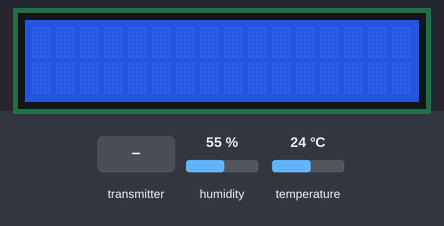
Bench run of a sketch on a simulated Arduino Uno, built with avr-gcc and run on an emulated ATmega328P. Parts: 16×2 character LCD. The inputs (shaded band) are chosen by the test bench; at power-on: temperature 24 °C, humidity 55 %. No radio packets arrive unless stated; what the sketch prints to the serial monitor is not drawn.

Above: at 1.2 s.
1.3 s: the transmitter starts sending h = 0
At 1.8 s:
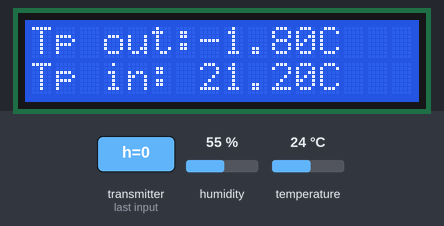
2.8 s: the transmitter starts sending t = 100
At 3.4 s:
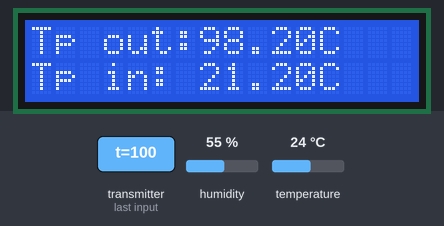
4.3 s: temperature set to 12 °C
At 5.5 s:
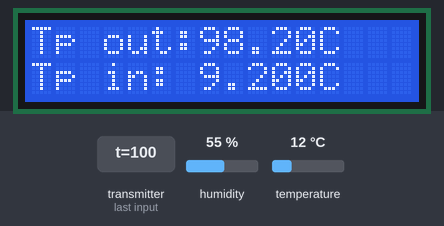
5.8 s: the transmitter starts sending t = 0
At 7.1 s:
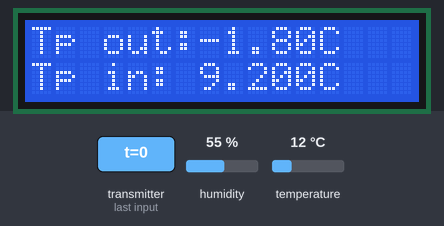
7.4 s: the transmitter starts sending t = 25
At 8.7 s:
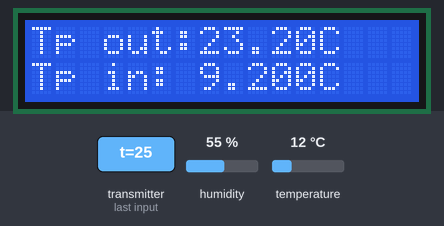
9.0 s: temperature set to 19 °C
At 10.4 s:
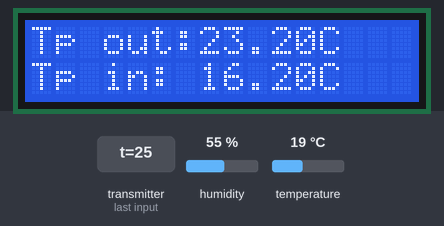
Timing chart, 0 to 11.6 s (numbered marks = the images above; inputs shaded):
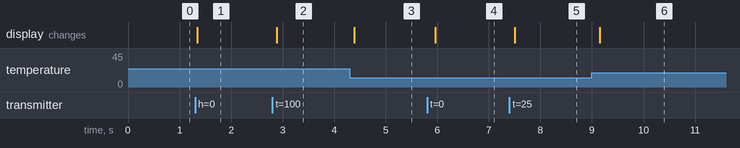

The sketch:

wireless_Rx_local.ino
```cpp
// Rx
/* receive from NRF2401
 * measure local temperature
 * display remote and local temperature
 * add time?
 *
 */
#include <SPI.h>
#include <Wire.h>
#include <LiquidCrystal_I2C.h>
#include <nRF24L01.h>
#include <RF24.h>
#include <RF24_config.h>

#include <Adafruit_Sensor.h>
#include <Adafruit_BME280.h>

Adafruit_BME280 bme; // I2C
float temp ;
float baro;
float hum;
unsigned long delayTime = 15000;
RF24 radio(9, 10); // CE, CSN
struct MyData {
  float h; float t;
};
MyData data;
LiquidCrystal_I2C lcd(0x27,16,2);  // set the LCD address to 0x27 for a 16 chars and 2 line display
float temp_out_adj = 1.8; // adjustment for outside temperture
float temp_in_adj = 1.0; // adjustment for inside temperture
const byte address[6] = "00001";

void setup() {
  Serial.begin(9600);
  bme.begin(0x76);
  radio.begin();
  radio.openReadingPipe(0, address);
  radio.setPALevel(RF24_PA_MIN);
  radio.startListening();
  lcd.init();
  lcd.backlight();
}
void loop() {
  if (radio.available()) {
    //char text[32] = "";
    //radio.read(&text, sizeof(text));
    temp = (bme.readTemperature() -temp_in_adj);
    hum = bme.readHumidity();
    Serial.println("pong ...");
    radio.read(&data, sizeof(MyData));
    Serial.print("Hm out= "); Serial.print(data.h); Serial.println(" %");
    Serial.print("Tp out= "); Serial.print(data.t); Serial.println(" °C");
    Serial.print("Tp in= "); Serial.print(temp); Serial.println(" °C");
    Serial.print("Hm in= "); Serial.print(hum); Serial.println(" %");
    lcd.setCursor(0,0); lcd.print("Tp out:");
    lcd.setCursor(7,0); lcd.print(data.t - temp_out_adj);
    lcd.setCursor(12,0); lcd.print("C");
    lcd.setCursor(0,1); lcd.print("Tp in:");
    lcd.setCursor(7,1); lcd.print(temp - temp_out_adj );
    lcd.setCursor(12,1); lcd.print("C");
  }
  //Serial.println();
  //lcd.setCursor(0,1);
  //lcd.print(temp);
  //delay(delaytime);
}
```

Measured:
- after the input at 1.3 s, the display: changes after 0.05 s (image 1)
- after the input at 2.8 s, the display: changes after 0.09 s (image 2)
- after the input at 4.3 s, the display: changes after 0.09 s (image 3)
- after the input at 5.8 s, the display: changes after 0.16 s (image 4)
- after the input at 7.4 s, the display: changes after 0.11 s (image 5)
- after the input at 9.0 s, the display: changes after 0.15 s (image 6)
